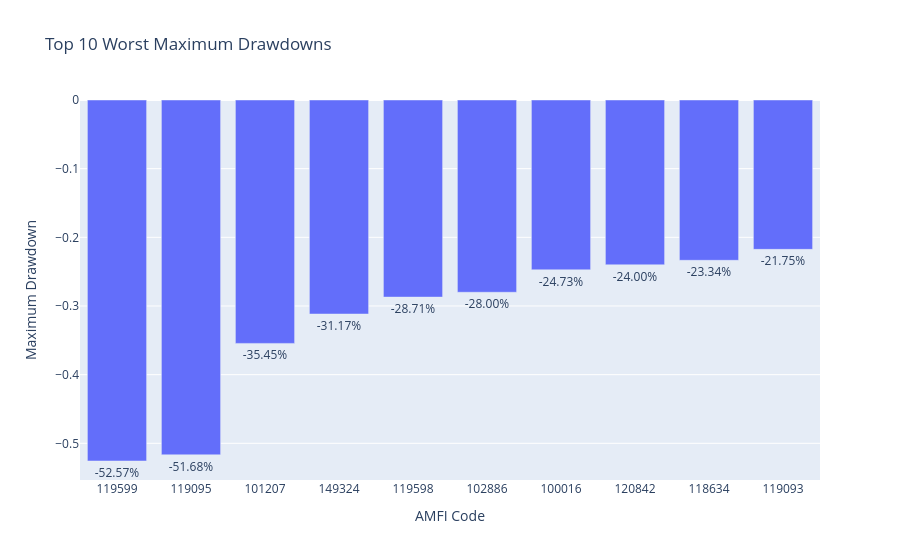

Write notebook code for a chart like this one.
### Code cell
top10 = worst_drawdown.head(10).copy()

top10["amfi_code"] = top10["amfi_code"].astype(str)

fig = px.bar(
    top10,
    x="amfi_code",
    y="max_drawdown",
    text="max_drawdown",
    title="Top 10 Worst Maximum Drawdowns"
)

fig.update_traces(
    texttemplate="%{text:.2%}",
    textposition="outside"
)

fig.update_layout(
    xaxis_title="AMFI Code",
    yaxis_title="Maximum Drawdown"
)

fig.show()

### Figure 1 — Plotly figure (JSON) as saved in the notebook; plotly's stock layout.template omitted (floating-point values rounded to 4 significant figures)
{"data": [{"hovertemplate": "amfi_code=%{x}<br>max_drawdown=%{text}<extra></extra>", "legendgroup": "", "marker": {"color": "#636efa", "pattern": {"shape": ""}}, "name": "", "orientation": "v", "showlegend": false, "text": [-0.5257, -0.5168, -0.3545, -0.3117, -0.2871, -0.28, -0.2473, -0.24, -0.2334, -0.2175], "textposition": "outside", "texttemplate": "%{text:.2%}", "type": "bar", "x": ["119599", "119095", "101207", "149324", "119598", "102886", "100016", "120842", "118634", "119093"], "xaxis": "x", "y": [-0.5257, -0.5168, -0.3545, -0.3117, -0.2871, -0.28, -0.2473, -0.24, -0.2334, -0.2175], "yaxis": "y"}], "layout": {"barmode": "relative", "legend": {"tracegroupgap": 0}, "title": {"text": "Top 10 Worst Maximum Drawdowns"}, "xaxis": {"anchor": "y", "domain": [0, 1], "title": {"text": "AMFI Code"}}, "yaxis": {"anchor": "x", "domain": [0, 1], "title": {"text": "Maximum Drawdown"}}}}
